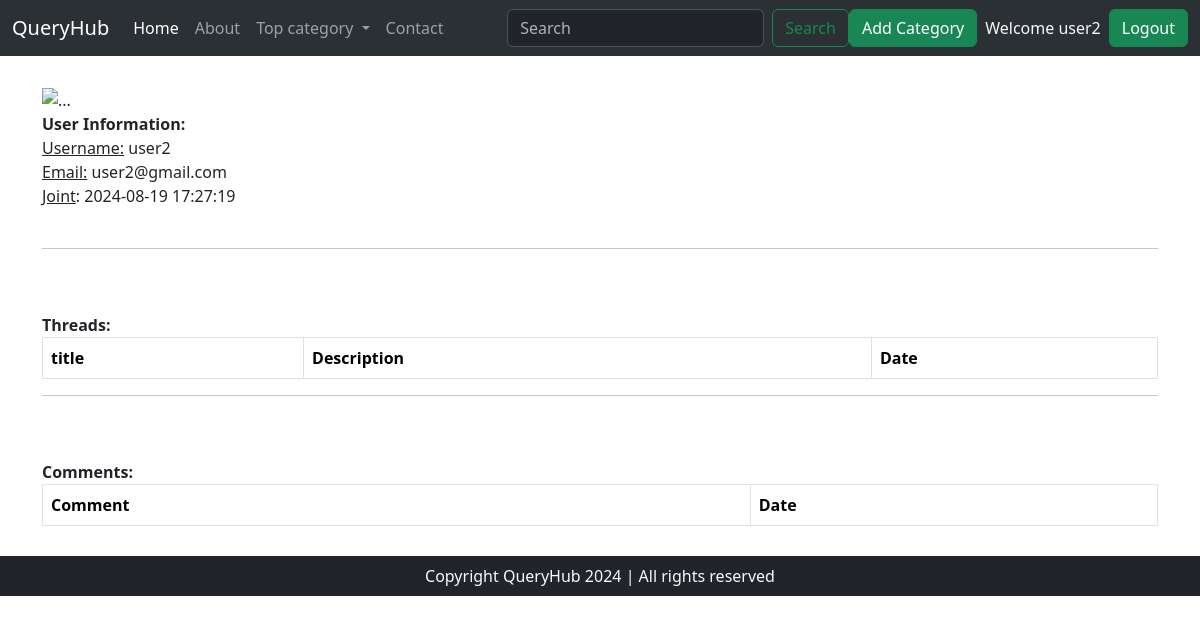
Page /profile.php?user_id=23 (signed in) on the committed database.
### tables this page shows
CREATE TABLE `users` (
  `sno` int(8) NOT NULL,
  `user_email` varchar(30) NOT NULL,
  `user_name` varchar(30) NOT NULL,
  `user_pass` varchar(255) NOT NULL,
  `timestamp` datetime NOT NULL DEFAULT current_timestamp()
);

### profile.php (the view, shortened to what this page needs)
<!doctype html>
<html lang="en">
<head>
    <link href="https://cdn.jsdelivr.net/npm/bootstrap@5.3.3/dist/css/bootstrap.min.css" rel="stylesheet"
>
</head>
<body>
    <?php include 'partials/_dbconnect.php'; ?>
    <?php include 'partials/_header.php'; ?>
    <div class="container" style="margin: 30px;">
        <img src="https://w7.pngwing.com/pngs/178/595/png-transparent-user-profile-computer-icons-login-user-avatars-thumbnail.png" width="34px" class="mr-3" alt="...">
        <?php
            if(isset($_SESSION['loggedin']) && $_SESSION['loggedin'] == true) {
                $user_id = $_GET['user_id'];
                echo "<br><b>User Information:</b><br>";
                $sql = "SELECT * FROM `users` WHERE sno = $user_id";
                $result = mysqli_query($conn, $sql);
                $row = mysqli_fetch_assoc($result);
                echo "<u>Username:</u> ".$row['user_name']."<br>";
                if($_SESSION['sno'] == $row['sno']) echo "<u>Email:</u>    ".$row['user_email']."<br>";
                echo "<u>Joint</u>:    ".$row['timestamp']."<br><br>";
                echo "<hr><br><br><b>Threads:</b><br>";
                echo '<table class="table table-striped table-bordered">';
                echo '<thead>';
                echo '<tr>';
                echo '<th>title</th>';
                echo '<th>Description</th>';
                echo '<th>Date</th>';
                echo '</tr>';
                echo '</thead>';
                echo '</table>';
                echo "<hr><br><br><b>Comments:</b><br>";
                echo '<table class="table table-striped table-bordered">';
                echo '<thead>';
                echo '<tr>';
                echo '<th>Comment</th>';
                echo '<th>Date</th>';
                echo '</tr>';
                echo '</thead>';
                echo '</table>';
            }
            else echo "Please log in to continue.";
        ?>
    </div>
    <?php include 'partials/_footer.php'; ?>
</body>
</html>

### rows in the picture
users: user_name "user2", user_email "user2@gmail.com", timestamp "2024-08-19 17:27:19"

### other values in the picture
$_SESSION['username'] "user2"
